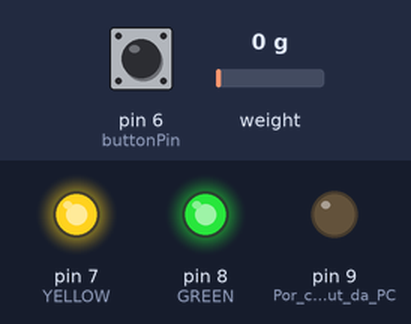
The sketch below on a simulated Arduino Uno, built with avr-gcc and run on an emulated ATmega328P. Shown: output pins drawn as LEDs (lit = HIGH). The inputs (shaded band) are chosen by the test bench; at power-on: pin 6 (buttonPin) LOW, weight on the scale 0 g. Storage starts empty; what the sketch prints to the serial monitor is not drawn.

Above: at 1.1 s.
At 3.2 s:
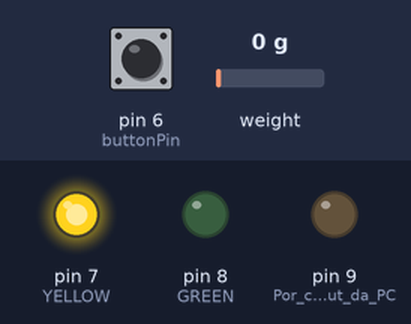
3.3 s: pin 6 (buttonPin) pulled HIGH for 0.15 s
At 4.4 s:
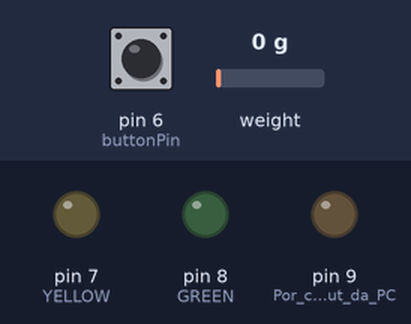
Timing chart, 0 to 35.9 s (numbered marks = the images above; inputs shaded):
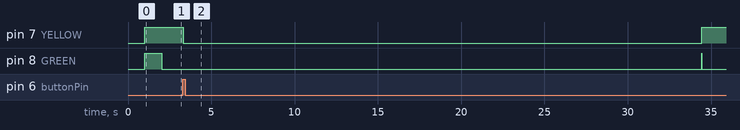

Measured:
- after the input at 3.3 s, pin 7 (YELLOW): HIGH → LOW at once, → HIGH 31.1 s later; pin 8 (GREEN): LOW → HIGH after 31.1 s, → LOW 0.01 s later

The sketch:

Code_Sensor_Estatico_V05.ino
```cpp
#include "HX711.h"                 // Biblioteca HX711
#define DOUT 2                     //  HX711 DATA OUT = pino 2 do Arduino (TEM QUE SER DIGITAL)
#define CLK  3                     //  HX711 SCK IN = pino 3 do Arduino  (TEM QUE SER DIGITAL)

HX711 balanca;   // define instancia balança HX711

float calibration_factor = 47060;                        // fator de calibração para teste inicial
float sensor_time = 0, sensor_data = 0;
// *************** Cartão SD ***************
#include <SD.h>                                          // Biblioteca do Cartão SD
#include <SPI.h>                                         // Biblioteca da Comunicação SPI
const int chipSelect = 10;                               // Seta a saída 10 como CS
File dataFile;
// ************** Controle de Estado Operacional ******************
#define Delay_Time 10000                                  //Tempo de funcionamento do Modo Online (usado para auto-desligamento).  OBS: é em milisegundos!
#define YELLOW   7                                       //LED amarelo na porta digital 7
#define GREEN   8                                        //LED verde na porta digital 8
#define buttonPin 6                                      //Botão (estilo pulldown) ligado na porta digital 9
#define Valor_ref 20                                     //Define a carga em que o sistema irá acionar o desligamento automatico por tempo.

boolean Trigger_On = false, File_open = false, forca_alta = false, buttonState = false;
float tempo_inicial = 0; //Definindo as flags e o tempo inicial do "Timer" para desligamento automático
//-----------------------------------------------------------------------

void setup()
{
  Serial.begin(9600);                                     // monitor serial 9600 Bps
  balanca.begin(DOUT, CLK);                               // inicializa a balança
  balanca.set_scale();                                    // configura a escala da Balança
  balanca.tare();                                         // zera a Balança

  //************ Inicialização do SD *************
  if(!SD.begin(chipSelect)){
    Serial.println("Card failed, or not present. CHECK WIRING!");    // Verifica se o cartão iniciou
    while(1);                                             // Não permite que o programa continue caso o cartão não eseja presente
  }
  Serial.println("card initialized");
  //************* Configuração dos LEDs **********
  pinMode(YELLOW, OUTPUT);
  pinMode(GREEN, OUTPUT);
  digitalWrite(YELLOW, HIGH);
  digitalWrite(GREEN, HIGH);
  delay(1000);
  digitalWrite(GREEN, LOW);
  pinMode(9,OUTPUT);                        // Por conta do Layout da PCB foi necessário usar a porta digital 9 como GND,
  digitalWrite(9, LOW);                     // ou seja, setar ela como LOW (CUIDADO, a corrente máxima é 40mA !!)
  pinMode(buttonPin, INPUT);                // Seta a porta do buttonPin como Input
}


void loop()
{
//      -------------------- Gravação dos Dados ----------------------------
// ******************* Trigger ***********************
  buttonState = digitalRead(buttonPin);                     // Le o se o botão esta acionado
  if(buttonState == HIGH)                                 // Se o botão foi acionado, ativa o Trigger
  {
    Trigger_On = true;
    digitalWrite(YELLOW, LOW);
    digitalWrite(GREEN, LOW);
    balanca.tare();                                       // Prepara-se para realizar as medições, tarando o sensor
    delay(30000);                                         // Espera 30 segundos para que as medições e gravações comecem

  }
// *******************  SD Datalogger ****************
  String SensorString = "", TimeString = "", SpaceString = "   "; // Definindo as Strings que serão usadas para escrever no SD
  sensor_data = balanca.get_units();
  sensor_data *= 9.81;                                    // Transforma os dados de Kg para Newton (revisar isso)
  SensorString += String(sensor_data);                    // Armazena a leitura da Célula de Carga em uma String que será escrita no SD
  sensor_time = millis();                                 // Marca quando que os dados da dataString foram medidos (usado para fazer um gráfico posteriormente)
  TimeString += String(sensor_time);                      // Armazena esse tempo em uma String que será escrita no SD

  if(Trigger_On == true)                                  // Inicia o processo de gravação dos dados se estiver no modo Online
  {
    digitalWrite(YELLOW, LOW);                            // Desliga o LED amarelo (que indica o Modo de Stand-by)
    digitalWrite(GREEN, HIGH);                            // Acende o LED verde (que indica o Modo Online)

    File dataFile = SD.open("datalog.txt", FILE_WRITE);   // Abre o arquivo que será gravado os dados
    if (dataFile)                                         // Se o arquivo estiver disponivel, a gravação de dados é iniciada:
    {
      dataFile.print(SensorString);                       // Escreve as medições do Sensor no arquivo
      dataFile.print(SpaceString);                        // O SpaceString é usada para separar os números do SensorString e do TimeString
      dataFile.println(TimeString);                       // Escreve o tempo que as medições foram feitas e pula uma linha
    }
    dataFile.close();
  }
// ****************** Sistema de desligo automatica com o tempo ************
  if((sensor_data) > 20)                                  //  Se o sensor captar um sinal maior que Newtons, a flag "forca_alta" é acionada,|
  {                                                       //  |sinalizado que tem uma força alta sendo exercida no sensor, ou seja,         |
    forca_alta = true;                                    //  |o teste já está ocorrendo                                                    |
  }
  if( ((sensor_data) < Valor_ref) && (forca_alta == true) && (tempo_inicial == 0) && (Trigger_On == true))    //  |Se a a força exercida for menor que a estipulada, e o arquiva já foi aberto, e a flag forca_alta ja foi acionada,
  {                                                                                                                   //  |isso significa que o teste esta acabando (o tempo == 0 é só para garantir que esse if só irá rodar 1 vez).
    tempo_inicial = millis();                             // O tempo inicial, que servirá de referência para o Timer com a millis(), para auto-desligamento é iniciada.
  }
  if( ((millis()) - tempo_inicial) > Delay_Time)          // Timer do Sistema de auto-desligamento (Espera 5 segundos para desligar, mudar no define "Delay_Time")
    {
      Trigger_On = false;                                 // O trigger do modo de operação e desativa, o sistema volta para o modo Stand-by
      tempo_inicial = 0;                                  // Reseta o tempo_inical para 0, para caso o modo Online seja acionado novamente
      digitalWrite(YELLOW, HIGH);                         // Liga o LED amarelo, sinalizando que o modo Stand-by operando
      digitalWrite(GREEN, LOW);                           // Desliga o LED verde
    }
}
```
